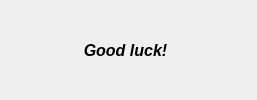
<?xml version="1.0" encoding="UTF-8"?>
<ui version="4.0">
 <class>SecondWindow</class>
 <widget class="QDialog" name="SecondWindow">
  <property name="geometry">
   <rect>
    <x>0</x>
    <y>0</y>
    <width>257</width>
    <height>100</height>
   </rect>
  </property>
  <property name="windowTitle">
   <string>Dialog</string>
  </property>
  <widget class="QLabel" name="label">
   <property name="geometry">
    <rect>
     <x>50</x>
     <y>30</y>
     <width>151</width>
     <height>41</height>
    </rect>
   </property>
   <property name="font">
    <font>
     <pointsize>12</pointsize>
     <weight>75</weight>
     <italic>true</italic>
     <bold>true</bold>
    </font>
   </property>
   <property name="text">
    <string>Good luck!</string>
   </property>
   <property name="alignment">
    <set>Qt::AlignCenter</set>
   </property>
  </widget>
 </widget>
 <resources/>
 <connections/>
</ui>
